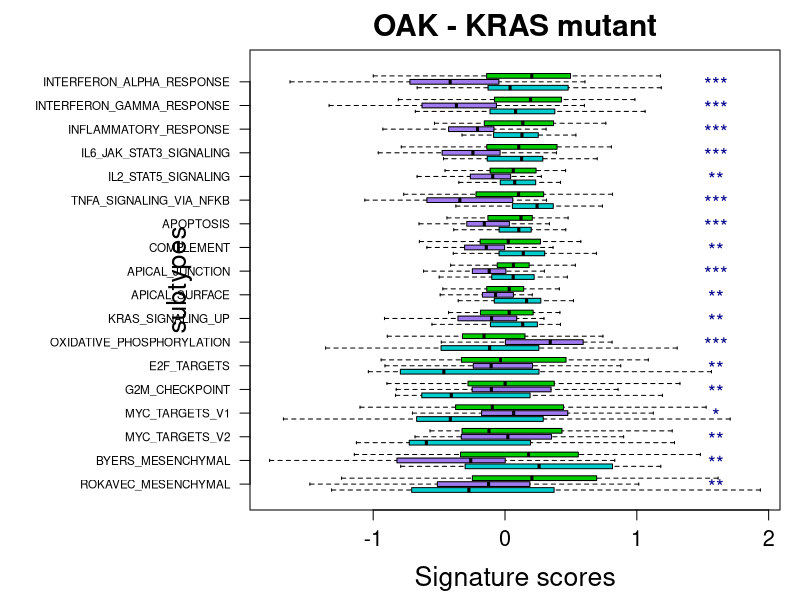

This figure's R source:
sets <- rev(c("HALLMARK_INTERFERON_ALPHA_RESPONSE", "HALLMARK_INTERFERON_GAMMA_RESPONSE",
				"HALLMARK_INFLAMMATORY_RESPONSE", 
				"HALLMARK_IL6_JAK_STAT3_SIGNALING", "HALLMARK_IL2_STAT5_SIGNALING", "HALLMARK_TNFA_SIGNALING_VIA_NFKB", 
				"HALLMARK_APOPTOSIS", "HALLMARK_COMPLEMENT", "HALLMARK_APICAL_JUNCTION", "HALLMARK_APICAL_SURFACE",
				"HALLMARK_KRAS_SIGNALING_UP",
				"HALLMARK_OXIDATIVE_PHOSPHORYLATION", "HALLMARK_E2F_TARGETS",
				"HALLMARK_G2M_CHECKPOINT", "HALLMARK_MYC_TARGETS_V1", "HALLMARK_MYC_TARGETS_V2",
				"BYERS_MESENCHYMAL_SIGNATURE", "ROKAVEC_MESENCHYMAL_SIGNATURE"))

metadata <- read.table("../data/OAK_KRASmut_subtypes.tsv", sep="\t", header=TRUE, check.names=FALSE)
metadata <- metadata[! metadata$Subtype %in% "unclassified", ]
metadata$Subtype <- factor(metadata$Subtype, levels=c("MUC", "PRO", "MES"))

scores <- subtypes <- levels <- pvalues <- c()
for (set in sets) {
	scores <- c(scores, metadata[,set], 0)
	subtypes <- c(subtypes, paste0(set,metadata$Subtype), paste0(set,"4"))
	levels <- c(levels, paste0(set,"MUC"), paste0(set, "PRO"), paste0(set, "MES"), paste0(set, "4"))
	pvalues <- c(pvalues, kruskal.test(metadata[,set] ~ factor(metadata$Subtype))$p.value)
}
names(pvalues) <- sets
FDR <- p.adjust(pvalues, method="BH")
asterisks <- rep("NS", length(sets))
asterisks[FDR<0.05] <- "*"
asterisks[FDR<0.01] <- "**"
asterisks[FDR<0.001] <- "***"

subtypes <- gsub("HALLMARK_", "", subtypes)
subtypes <- gsub("_SIGNATURE", "", subtypes)
levels <- gsub("HALLMARK_", "", levels)
levels <- gsub("_SIGNATURE", "", levels)
sets <- gsub("HALLMARK_", "", sets)
sets <- gsub("_SIGNATURE", "", sets)

subtypes <- factor(subtypes, levels=levels)
colors <- rep(c("cyan3", "mediumpurple2", "green3", "white"), times=length(sets))

pdf("../figures/FigS3_OAKmut_HallmarkSignatureBarplots.pdf", width=6.5, height=7.5)
par(mar=c(4.5,12.5,2.5,1))
boxplot(scores ~ subtypes, horizontal=TRUE, col=colors, outline=FALSE,
				border=c(rep("black",3),"white"), 
				cex.main = 1.8, cex.lab = 1.6, cex.axis = 1.3,
				xlab="Signature scores", yaxt="n", main="OAK - KRAS mutant")
axis(side=2, at=seq(from=2, to=4*length(sets), by=4), labels=sets, las=2, cex.axis=0.7)
text(x=1.6, y=seq(from=2, to=4*length(sets), by=4)+0.3, labels=asterisks, cex=1.2, col="darkblue")
dev.off()
